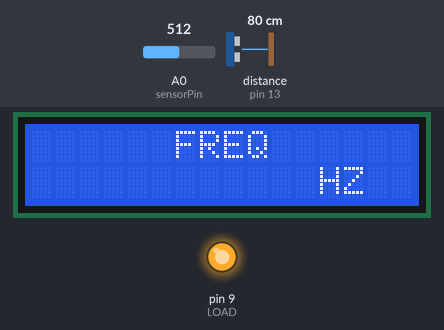
Bench run of a sketch on a simulated Arduino Uno, built with avr-gcc and run on an emulated ATmega328P. Parts: 16×2 character LCD, output pins drawn as LEDs (lit = HIGH). Wiring (inferred from the names in the program): ultrasonic range finder: trigger pin 12; echo pin 13. The test bench sets the inputs (shaded band); at power-on: distance to the obstacle (sensor on pin 13) 80 cm, A0 (sensorPin) = 512. The echo pulse lasts 58.3 µs per cm; pins used as bus, display or sensor lines are not drawn; what the sketch prints to the serial monitor is not drawn.

Above: at 1.3 s.
1.4 s: distance to the obstacle (sensor on pin 13) set to 9 cm
At 2.4 s:
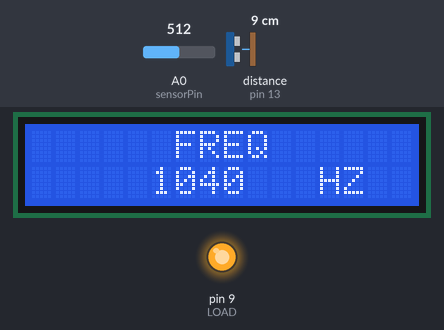
4.4 s: A0 (sensorPin) set to 1023
At 5.47 s:
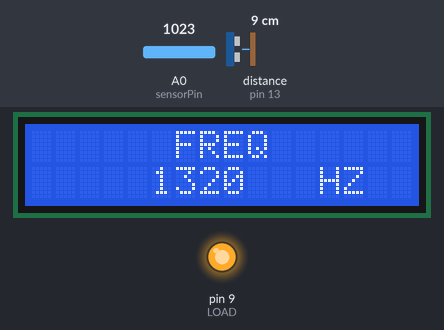
7.0 s: distance to the obstacle (sensor on pin 13) set to 35 cm
At 7.9 s:
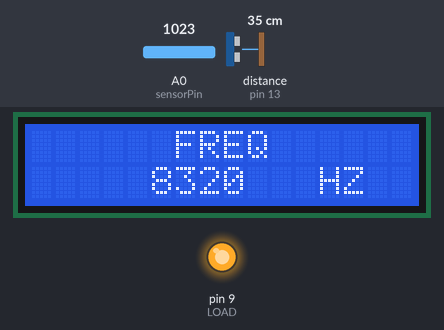
8.6 s: distance to the obstacle (sensor on pin 13) set to 60 cm
At 10.0 s:
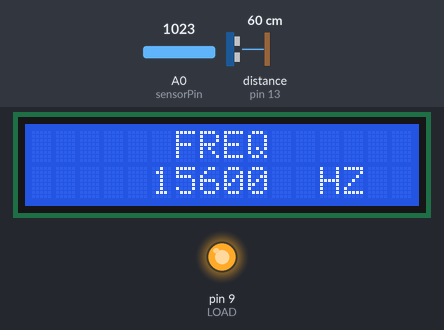
11.6 s: distance to the obstacle (sensor on pin 13) set to 21 cm
At 12.8 s:
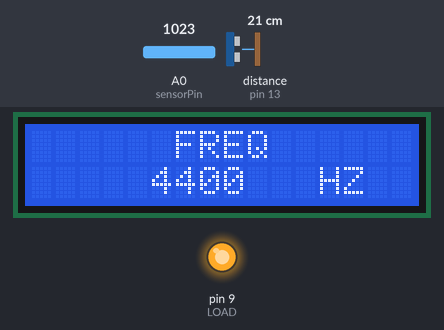
13.2 s: distance to the obstacle (sensor on pin 13) set to 60 cm
At 14.5 s:
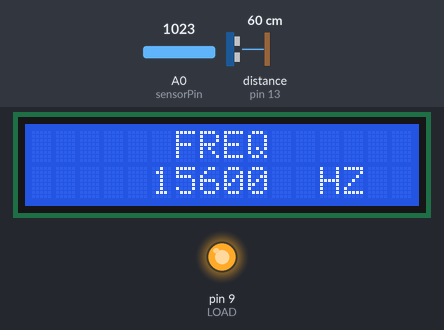
Timing chart, 0 to 16.2 s (numbered marks = the images above; inputs shaded):
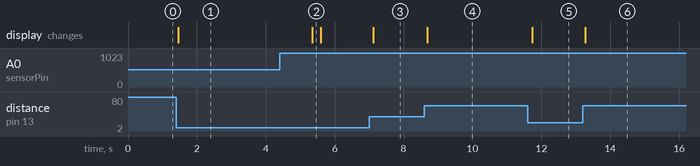

Measured:
- after the input at 1.4 s, the display: changes after 0.06 s (image 1)
- after the input at 4.4 s, the display: changes after 0.95 s (image 2)
- after the input at 7.0 s, the display: changes after 0.13 s (image 3)
- after the input at 8.6 s, the display: changes after 0.08 s (image 4)
- after the input at 11.6 s, pin 9 (LOAD): stays HIGH (without the input it goes to LOW after 1.6 s); the display: changes after 0.13 s (image 5)
- after the input at 13.2 s, the display: changes after 0.08 s (image 6)

The sketch:

waveswehear.ino
```cpp
/*
 Project Name:Waves we hear

 Plays a differential sinwave sound

 circuit:
 * 16-ohm speaker on AD9850 PIN ZOUT1
 * AD9850+ARDUINO+SR04

 created 27 Oct 2016
 modified 30 Aug 2011
 by Jun Chen in SXKJG

This code is hosted on github.

  git@github:Flanio/waveswehear
*/

/*

DONE:1AD9850+ARDUINO+SR04
     2显示,通过1602+I2C总线模块来进行实时频率数据显示。采用动态显示输出。这里需要用到
      LiquidCrystal_I2C.h和Wire.h两个类库。 LiquidCrystal_I2C类库在1602文件夹中
      Arduino控制AD9850输出特定频率正弦波，频率根据SR04传回的值处理后获得，输出电压0-1V之间

TODO:1默认状态下，频率输出值应设置为多少？ 理论上应该关闭端口输出，通过控制控制字节实现
需要查手册，如何使用参考SetFrequency()方法。
     2通过什么样的方法来做用户接口？  怎样开启功能？自动关闭功能时间设定为多少？
     3功率放大器选择？

*/

  #include <Wire.h>
  #include <LiquidCrystal_I2C.h>

  //AD9850 DDS test
  //AD9850  for Arduino+DDS9850
  #define DDS_CLOCK 125000000

  #define  CLOCK  8  //pin connections for DDS
  #define  LOAD 9
  #define  DATA  10
  #define  RESET 11

  //constants for distance sensor
  const int TrigPin = 12;
  const int EchoPin = 13;
  float distance;
  float T;

  int f=10; //initial FREQ f=10;    默认状态下频率多少？ 关闭输出？
  int sensorPin = A0;
  int sensorValue = 0;


  //初始化1602,设置地址为0x3f，16个字符，两行显示
  // set the LCD address to 0x27 for a 20 chars and 4 line display
  LiquidCrystal_I2C lcd(0x3f,16,2);

void setup() {
  //初始化1602
//###########################################################
  lcd.init();                      // initialize the lcd
  lcd.init();
  lcd.backlight();                 //设置背光，非必要，可通过硬件设置
  lcd.setCursor(6,0);              //设置光标位置
  lcd.print("FREQ");               //汉子不能输出
  lcd.setCursor(12,1);             //设置光标位置
  lcd.print("HZ");                 //频率单位
//###########################################################
  // 初始化串口通信及连接SR04的引脚
     Serial.begin(9600);
  // 设置端口模式
  // AD9850 DATA 串口数据输出 CLOCK时钟信号 LOAD FQ_UD 数据锁 RESET 重置位
  pinMode (DATA,  OUTPUT);
  pinMode (CLOCK, OUTPUT);
  pinMode (LOAD,  OUTPUT);
  pinMode (RESET, OUTPUT);
  // SR04
  pinMode(TrigPin, OUTPUT);
  // 要检测引脚上输入的脉冲宽度，需要先设置为输入状态
  pinMode(EchoPin, INPUT);
  //测试数据输出到串口
  Serial.println("Ultrasonic sensor:");
  //初始化AD 9850
  AD9850_init();
  AD9850_reset();

  SetFrequency(f);
}

void loop() {
  sensorValue=analogRead(sensorPin);
  Serial.println(sensorValue);
  //delay(1);        // delay in between reads for stability

  // 产生一个10us的高脉冲去触发TrigPin
        digitalWrite(TrigPin, LOW);
        delayMicroseconds(2);
        digitalWrite(TrigPin, HIGH);
        delayMicroseconds(10);
        digitalWrite(TrigPin, LOW);
  // 检测脉冲宽度，并计算出距离
        distance = pulseIn(EchoPin, HIGH) / 58.00;
        Serial.print(distance);
        Serial.print("cm");
        Serial.println();
        T = map(distance,5,15,200,3000);
        Serial.print("present hz:  ");
        Serial.print(T);
        Serial.print("HZ");
        Serial.println();
        if(T>20000)
        {          }
        else if(T<0)
        {          }
        else{
        //tone(8,T,250);  tone(pin, frequency, duration)
        //清楚1602所有显示内容，主要目的是清楚多余的零
        lcd.clear();
        lcd.setCursor(6,0);
        lcd.print("FREQ");
        lcd.setCursor(12,1);
        lcd.print("HZ");
        lcd.setCursor(5,1);
        lcd.print(int(T));

        //设置输出频率
      	SetFrequency(T);
        delay(100);  //采样时间间隔  ms
        //noTone(8);
        }

}

  //设置频率
void SetFrequency(unsigned long frequency)
{
  //tuning word:频率控制字
  unsigned long tuning_word = (frequency * pow(2, 32)) / DDS_CLOCK;
  digitalWrite (LOAD, LOW);

  shiftOut(DATA, CLOCK, LSBFIRST, tuning_word);
  shiftOut(DATA, CLOCK, LSBFIRST, tuning_word >> 8);
  shiftOut(DATA, CLOCK, LSBFIRST, tuning_word >> 16);
  shiftOut(DATA, CLOCK, LSBFIRST, tuning_word >> 24);
  shiftOut(DATA, CLOCK, LSBFIRST, 0x0);  //状态字节  可关闭输出
  digitalWrite (LOAD, HIGH);
}

  //初始化AD9850
void AD9850_init()
{

  digitalWrite(RESET, LOW);
  digitalWrite(CLOCK, LOW);
  digitalWrite(LOAD, LOW);
  digitalWrite(DATA, LOW);
}

  //AD9850 重置
void AD9850_reset()
{
  //reset sequence is:重设条件是
  // CLOCK & LOAD = LOW  时钟信号和数据锁定装入信号同时为低电平
  //  Pulse RESET high for a few uS (use 5 uS here) RESET高电平保持5uS
  //  Pulse CLOCK high for a few uS (use 5 uS here) CLOCK高电平保持5us
  //  Set DATA to ZERO and pulse LOAD for a few uS (use 5 uS here)
  // 数据输出口置零，并且LOAD FQ_UD 输出高电平保持5uS
  // data sheet diagrams show only RESET and CLOCK being used to reset the device, but I see no output unless I also
  // toggle the LOAD line here.

  digitalWrite(CLOCK, LOW);
  digitalWrite(LOAD, LOW);  //LOAD LOW

  digitalWrite(RESET, LOW);
  delay(5);
  digitalWrite(RESET, HIGH);  //pulse RESET
  delay(5);
  digitalWrite(RESET, LOW);
  delay(5);

  digitalWrite(CLOCK, LOW);
  delay(5);
  digitalWrite(CLOCK, HIGH);  //pulse CLOCK
  delay(5);
  digitalWrite(CLOCK, LOW);
  delay(5);
  digitalWrite(DATA, LOW);    //make sure DATA pin is LOW
  //VERY VERY IMPORTANT !!  CORE STEP!!
  digitalWrite(LOAD, LOW);
  delay(5);
  digitalWrite(LOAD, HIGH);  //pulse LOAD
  delay(5);
  digitalWrite(LOAD, LOW);
  // Chip is RESET now
}
```

arduino_ad9850.ino
```cpp

```
